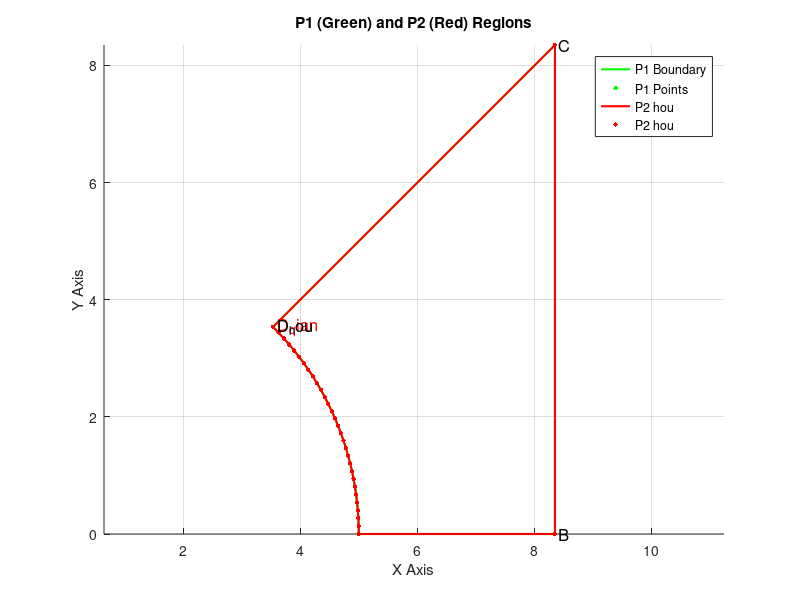

Write the MATLAB code that produced this figure. (Note: this script raises an error after producing the figure.)
clc; clear; close all;

Fina_avg=zeros(size( 0.4:0.1:1.2,2),size( 0.5:0.1:1.2,2));
% f_g1 = [0.46/0.5, 0.64/0.70,0.74/0.82,0.88/0.98,1.12/1.20]
f_g1 = 0.4:0.1:1.2;
f_01 = 0.5:0.1:1.2;
[FO,FG] = meshgrid(f_01,f_g1);
for kk=1:size(f_g1,2)
    for kj=1:size(f_01,2)
        f_g = f_g1(1,kk);
        f_0 = f_01(1,kj);
        % **Parameter Definition**
        P = 16.7;   % Structure size parameter
        D = 10;     % Diameter of the circular region
        
        % f_0 = 1;    % Maximum flow coefficient
        m = 7;      % Power exponent
        W = 0;
        R0 = D / 2;   % Initial radius
        Rnew = R0 + W;
        
        % **Create polar coordinate grid**
        theta = linspace(0, pi / 4, 50);
        r = linspace(0, P/2 * sqrt(2), 50);
        [THETA, R] = meshgrid(theta, r);
        
        % **Compute flow field**（图2需要条件这
        sec_theta = 1 ./ cos(THETA);
        f_c = f_g + (f_0 - f_g) .* (1 - ((sqrt(2) - sec_theta) / (sqrt(2) - 1)).^m);
        F = f_c .* (1 - (1 - (R - R0 - W) ./ (P / 2 .* sec_theta - R0 - W )).^m);
        F(R <= R0 + W) = 0;
        
        % **Convert to Cartesian coordinates**
        [X, Y] = pol2cart(THETA, R);
        X_data = [X(:), Y(:)];
        F_data = F(:);
        
        % **Compute P2 structured grid**
        theta_hou = atan((P/2) / (P/2 - W));
        arc_theta_hou = linspace(theta_hou, 0, 30);
        arc_theta_qian = linspace(pi/4, 0, 30);
        R_qian = R0+W;
        R_hou = R0;
        arc_x_qian = R_qian * cos(arc_theta_qian);
        arc_y_qian = R_qian * sin(arc_theta_qian);
        arc_x_hou = W + R_hou * cos(arc_theta_hou);
        arc_y_hou = R_hou * sin(arc_theta_hou);
        arc_points_hou = [arc_x_hou', arc_y_hou'];
        arc_points_qian = [arc_x_qian', arc_y_qian'];
        B = [P/2, 0];
        C = [P/2, P/2];
        D_hou = [R_hou * cos(theta_hou) + W, R_hou * sin(theta_hou)];
        D_qian = [R_qian * cos(pi/4), R_qian * sin(pi/4)];
        P1_points = [arc_points_qian; B; C; D_qian];
        P2_points = [arc_points_hou; B; C; D_hou];
        
        % **Plot P1 and P2**
        figure(1);
        hold on;
        axis equal;
        grid on;
        % **Plot P1 (Green)**
        plot(P1_points(:,1), P1_points(:,2), 'g-', 'LineWidth', 1.5);
        scatter(P1_points(:,1), P1_points(:,2), 10, 'g', 'filled');
        
        % **Plot P2 (Red)**
        plot(P2_points(:,1), P2_points(:,2), 'r-', 'LineWidth', 1.5);
        scatter(P2_points(:,1), P2_points(:,2), 10, 'r', 'filled');
        
        % **Label key points**
        text(B(1), B(2), ' B', 'FontSize', 12, 'Color', 'black');
        text(C(1), C(2), ' C', 'FontSize', 12, 'Color', 'black');
        text(D_qian(1), D_qian(2), ' D_qian', 'FontSize', 12, 'Color', 'r');
        text(D_hou(1), D_hou(2), ' D_hou', 'FontSize', 12, 'Color', 'black');
        
        xlabel('X Axis');
        ylabel('Y Axis');
        title('P1 (Green) and P2 (Red) Regions');
        legend('P1 Boundary', 'P1 Points', 'P2 hou', 'P2 hou');
        hold off;
        
        P1_area = polyarea(P1_points(:,1), P1_points(:,2));
        P2_area = polyarea(P2_points(:,1), P2_points(:,2));
        juxing_area = W * (P / 2);
        
        % **Output the areas of P1 and P2**
        fprintf('P1 structured grid area: %.4f\n', P1_area);
        fprintf('P2 structured grid area: %.4f\n', P2_area);
        fprintf('Rectangle area: %.4f\n', juxing_area);
        fprintf('Total area before interpolation: %.4f\n', juxing_area + P2_area);
        
        
        % **Create P2 structured grid**
        P2_x = linspace(min(P2_points(:,1)), max(P2_points(:,1)), 400);
        P2_y = linspace(min(P2_points(:,2)), max(P2_points(:,2)), 400);
        [P2_X, P2_Y] = meshgrid(P2_x, P2_y);
        
        [in, ~] = inpolygon(P2_X, P2_Y, P2_points(:,1), P2_points(:,2));
        P2_X(~in) = NaN;
        P2_Y(~in) = NaN;
        
        % **RBF interpolation**
        X_train = [X(:), Y(:)];
        F_train =  F_data;
        valid_idx = ~isnan(X_train(:,1)) & ~isnan(X_train(:,2));
        X_train = X_train(valid_idx, :);
        F_train = F_train(valid_idx);
        
        X_target = [P2_X(:), P2_Y(:)];
        valid_target_idx = ~isnan(X_target(:,1)) & ~isnan(X_target(:,2));
        X_target = X_target(valid_target_idx, :);
        
        D_train = pdist2(X_train, X_train);
        sigma = 0.15*median(D_train(:));
        rbf_func = @(r) exp(-(r / sigma).^2);
        Phi_train = rbf_func(D_train);
        lambda = 1e-6;
        Phi_train = Phi_train + lambda * eye(size(Phi_train));
        weights = Phi_train \ F_train;
        
        D_target = pdist2(X_target, X_train);
        Phi_target = rbf_func(D_target);
        
        F_P2_grid = NaN(size(P2_X));
        F_P2_grid(valid_target_idx) = Phi_target * weights;
        
        % **Right-side rectangular flow field `F_R`**
        Nx_R = 400; Ny_R = 400;
        x_R = linspace(P/2 , P/2+W, Nx_R);
        y_R = linspace(0, P/2, Ny_R);
        [X_R, Y_R] = meshgrid(x_R, y_R);
        
        % **Ensure valid values at P/2 in `F_P2_grid`**
        [~, idx] = min(abs(P2_X(1,:) - P/2));
        F_P2_P_boundary = F_P2_grid(:, idx);  % Directly extract values at X=P/2
        F_P2_P_boundary = fillmissing(F_P2_P_boundary, 'linear'); % Linearly fill NaN values
        
        % **Compute `F_R`, ensuring continuity at X = P/2**
        F_R = NaN(size(X_R));
        
        for i = 1:length(x_R)
            for j = 1:length(y_R)
                if X_R(j, i) == P/2
                    F_R(j, i) = F_P2_P_boundary(j); % Ensure continuity at P/2
                else
                    % **Extract boundary values from left P2 region**
                    Fy = F_P2_P_boundary(j);
                    
                    % **Apply power-law decay in the X direction**
                    Fx = (1 - ((X_R(j, i) - (P/2)) / W).^7);
                    
                    % **Final flow field computation**
                    F_R(j, i) = Fy .* Fx;
                end
            end
        end
        
        % **Merge P2 grid and right rectangular grid**
        X_combined = [P2_X, X_R];
        Y_combined = [P2_Y, Y_R];
        F_combined = [F_P2_grid, F_R];
        
        F_combined(isnan(F_combined)) = 0; % Avoid NaN affecting visualization
        
        % **Figure 1: Flow field before interpolation (Cartesian coordinates)**
        figure(2);
        surf(X, Y, F, 'EdgeColor', 'none');
        colormap('jet');
        colorbar;
        xlabel('X'); ylabel('Y'); zlabel('F');
        title('Flow field before interpolation (Cartesian coordinates)');
        
        % **Figure 2: Interpolated complete flow field**
        figure(3);
        surf(P2_X, P2_Y, F_P2_grid, 'EdgeColor', 'none');
        colormap('jet');
        colorbar;
        xlabel('X'); ylabel('Y'); zlabel('F');
        title('Interpolated flow field');
        
        % **Figure 3: Grid shape comparison before and after interpolation (Cartesian coordinates)**
        figure(4);
        hold on;
        scatter(X_data(:,1), X_data(:,2), 10, 'b', 'filled');
        scatter(P2_X(:), P2_Y(:), 10, 'r', 'filled');
        % 设置轴标签
        xlabel('\it X\rm, mm', 'FontName', 'Times New Roman', 'FontSize', 14, 'Interpreter', 'tex');
        ylabel('\it Y\rm, mm', 'FontName', 'Times New Roman', 'FontSize', 14, 'Interpreter', 'tex');
        
        % 设置 legend 并调整符号大小
        h = legend('Background Grid', 'Foreground Grid', 'Location', 'northwest');
        set(h, 'Box', 'off');
        set(h, 'FontName', 'Times New Roman');
        set(h, 'FontSize', 14);
        set(gcf, 'Renderer', 'painters'); % 使用矢量渲染
        h.ItemTokenSize = [20, 10]; % **放大 legend 符号**
        
        daspect([1 1 0.5]); % X and Y axes equal, Z scaled dynamically
        
        % **设置坐标轴格式，确保所有刻度可见**
        set(gca, 'FontSize', 14, 'FontName', 'Times New Roman');
        set(gca, 'LineWidth', 2);
        box on; % **确保所有框线显示**
        
        % **确保所有刻度都显示**
        xticks(min(X_data(:,1)):1:max(X_data(:,1))); % X 轴刻度
        yticks(min(X_data(:,2)):1:max(X_data(:,2))); % Y 轴刻度
        
        % **设置轴颜色确保所有刻度都可见**
        set(gca, 'XColor', 'k', 'YColor', 'k'); % 确保 X、Y 轴的刻度线显示
        set(gca, 'TickDir', 'in');  % 让刻度向外
        
        % 设置 x 和 y 轴范围
        xlim([0 max(X_data(:,1))]);
        ylim([0 max(X_data(:,2))]);
        
        hold off;
        
        % **Figure 4: Right-side flow field**
        figure(5);
        surf(X_R, Y_R, F_R, 'EdgeColor', 'none');
        colormap(jet);
        colorbar;
        xlabel('X'); ylabel('Y'); zlabel('F_R');
        title('Right-side flow field (Rectangular grid)');
        grid on;
        view(45, 30);
        
        % **Figure 5: Merged flow field**
        figure(6);
        surf(X_combined, Y_combined, F_combined, 'EdgeColor', 'none');
        colormap(jet);
        colorbar;
        % **Set labels with Times New Roman Italic**
        xlabel('\it X\rm, mm', 'FontName', 'Times New Roman', 'FontSize', 14, 'Interpreter', 'tex');
        ylabel('\it Y\rm, mm', 'FontName', 'Times New Roman', 'FontSize', 14, 'Interpreter', 'tex');
        zlabel('\it Z\rm, -', 'FontName', 'Times New Roman', 'FontSize', 14, 'Interpreter', 'tex');
        title('1 / 4 edge subchannel (type A)', 'FontName', 'Times New Roman', 'FontSize', 14);
        
        % **Ensure X and Y axes have equal scaling but leave Z free**
        daspect([1 1 0.5]); % X and Y axes equal, Z scaled dynamically
        
        % **Set tick intervals to 1**
        xticks(0:1:max(X_combined(:)));
        xtickangle(0);  % 让X轴刻度标签竖着显示
        yticks(min(Y_combined(:)):1:max(Y_combined(:)));
        % % zticks(min( F_final):1:max( F_final));
        xlim([0 max(X_combined(:))]);
        ylim([0 max(Y_combined(:))]);
        % zlim([0 max(F_final)]);
        % **Set grid and view**
        grid on;
        view(30, 40);
        % **设置 X, Y, Z 轴的线条更粗**
        set(gca, 'LineWidth', 2);
        set(gca, 'FontSize', 14, 'FontName', 'Times New Roman');
        
        
        
        
        
        % **Find the maximum value of F_final and its index**
        [max_F, max_idx] = max(F_combined(:)); % Find the maximum value
        max_X = X_combined(max_idx); % Get the corresponding X coordinate
        max_Y = Y_combined(max_idx); % Get the corresponding Y coordinate
        hold on;
        plot3(max_X, max_Y, max_F, 'bo', 'MarkerSize', 14, 'MarkerFaceColor', 'b'); % Mark maximum value
        text(max_X-W/2, max_Y, max_F+0.4,  sprintf('\\it f\\rm_{c}: %.2f', max_F), ...
            'FontSize', 14, 'FontName', 'Times New Roman', 'Color', 'r', 'Interpreter', 'tex');
        scatter3(P/2, 0, 0.98, 200, [0.5, 1, 1], 'filled');
        text(P/2, -2.3, 0.93+0.4,sprintf('\\it f\\rm_{g}: %.2f', 0.93), ...
            'FontSize', 14, 'FontName', 'Times New Roman', ...
            'Interpreter', 'tex', 'Color', 'r');
        
        % **Add a cylinder (fuel rod) centered at (0,0)**
        
        
        
        % **定义圆柱参数**
        x_center = W;  % 圆柱中心 x 坐标
        y_center = 0;  % 圆柱中心 y 坐标
        z_min = min(F_combined(:)); % 圆柱底部
        z_max = max(F_combined(:)); % 圆柱顶部
        radius = 5;  % 圆柱半径
        num_points = 50;  % 控制圆柱平滑度
        cyl_color = [0.8, 0.7, 1]; % **浅紫色**
        alpha_value = 0.5; % **透明度 (0=完全透明, 1=完全不透明)**
        
        % **创建圆柱的外表面**
        theta = linspace(0, pi/2, num_points);  % 角度范围 (1/4 圆柱)
        z_cyl = linspace(z_min, z_max, num_points)';  % 高度方向划分
        
        [Theta, Z_cyl] = meshgrid(theta, z_cyl);
        R = radius * ones(size(Theta));  % 设定固定半径
        
        % **转换为直角坐标**
        X_cyl = R .* cos(Theta) + x_center; % **将圆心放置在 (W, 0)**
        Y_cyl = R .* sin(Theta) + y_center;
        
        hold on;
        
        % **绘制 1/4 透明圆柱**
        surf(X_cyl, Y_cyl, Z_cyl, 'FaceColor', cyl_color, 'EdgeColor', 'none', 'FaceAlpha', alpha_value);
        
        % **封闭底部（1/4圆形，透明）**
        theta_bottom = linspace(0, pi/2, num_points);  % 1/4 圆的角度
        X_bottom = radius * cos(theta_bottom) + x_center; % **调整 X 坐标**
        Y_bottom = radius * sin(theta_bottom) + y_center;
        Z_bottom = z_min * ones(size(X_bottom));  % 设置底部Z值
        fill3([x_center X_bottom], [y_center Y_bottom], [z_min Z_bottom], cyl_color, 'EdgeColor', 'none', 'FaceAlpha', alpha_value); % 底部透明封闭
        
        % **封闭顶部（1/4圆形，透明）**
        Z_top = z_max * ones(size(X_bottom));  % 设置顶部Z值
        fill3([x_center X_bottom], [y_center Y_bottom], [z_max Z_top], cyl_color, 'EdgeColor', 'none', 'FaceAlpha', alpha_value); % 顶部透明封闭
        
        % **在圆柱顶面中心添加 "rod" 文字**
        text(x_center + radius/2, y_center + radius/2, z_max+ 0.2, 'Fuel rod', ...
            'FontSize', 14, 'FontName', 'Times New Roman', 'Color', 'r', ...
            'HorizontalAlignment', 'center');
        % set(gcf, 'Renderer', 'painters'); % 使用矢量渲染
        % print('-clipboard', '-dmeta');     % 复制到剪贴板为矢量格式
        hold off;
        
        
        
        % **Compute grid spacing in X and Y directions**
        dx = diff(X_combined, 1, 2); % X (size: rows, cols-1)
        dy = diff(Y_combined, 1, 1); % Y (size: rows-1, cols)
        
        % **Ensure dx and dy do not contain NaN values**
        dx(isnan(dx)) = 0;
        dy(isnan(dy)) = 0;
        
        % **Compute the area of grid cells**
        dx_avg = 0.5 * (dx(1:end-1, :) + dx(2:end, :));
        dy_avg = 0.5 * (dy(:, 1:end-1) + dy(:, 2:end));
        
        % **Ensure area calculation does not contain NaN values**
        cell_area = dx_avg .* dy_avg;
        cell_area(isnan(cell_area)) = 0; % Avoid NaN affecting the calculation
        
        % **Debugging: Print the minimum and maximum grid cell area**
        fprintf('Debug Info: Minimum computed grid cell area: %.4f, Maximum computed grid cell area: %.4f\n', min(cell_area(:)), max(cell_area(:)));
        
        % **Filter valid regions of F_combined (remove NaN values)**
        valid_mask = ~isnan(F_combined(2:end, 2:end));
        
        % **Ensure NaN regions do not affect the calculation**
        cell_area(~valid_mask) = 0;
        F_valid = F_combined(2:end, 2:end);
        F_valid(~valid_mask) = 0;
        
        % **Compute the actual 2D flow field area**
        actual_area = sum(cell_area(:));
        
        % **Prevent division by zero**
        if actual_area == 0
            area_weighted_avg = NaN;
        else
            area_weighted_avg = sum(F_valid(:) .* cell_area(:)) / actual_area;
        end
        
        % **Final output**
        Paranjape=0.68*f_0+0.22*f_g;
        fprintf('Interpolated flow field area (2D calculation): %.4f\n', actual_area);
        fprintf('Flow field area weighted average: %.4f\n', area_weighted_avg);
        fprintf('Paranjape area weighted average flow field value: %.4f\n', Paranjape);
        
        
        
        
        % **RBF 训练效果评估**
        % **拆分数据集**
        num_samples = size(X_train, 1);
        rand_indices = randperm(num_samples);  % 随机打乱索引
        train_size = round(0.8 * num_samples); % 80% 训练，20% 测试
        
        train_indices = rand_indices(1:train_size);
        test_indices = rand_indices(train_size+1:end);
        
        X_train_sub = X_train(train_indices, :);
        F_train_sub = F_train(train_indices);
        
        X_test = X_train(test_indices, :);
        F_test = F_train(test_indices);
        
        % **重新计算 RBF 权重 (仅使用 80% 训练数据)**
        D_train = pdist2(X_train_sub, X_train_sub);
        sigma = 0.15 * median(D_train(:));  % 计算 sigma
        rbf_func = @(r) exp(-(r / sigma).^2);
        Phi_train = rbf_func(D_train);
        lambda = 1e-6;
        Phi_train = Phi_train + lambda * eye(size(Phi_train));
        weights = Phi_train \ F_train_sub;
        
        % **对测试数据集进行预测**
        D_test = pdist2(X_test, X_train_sub);
        Phi_test = rbf_func(D_test);
        F_pred = Phi_test * weights; % 预测流场值
        
        % **计算误差**
        mse = mean((F_test - F_pred).^2);  % 均方误差 (MSE)
        rmse = sqrt(mse);  % 均方根误差 (RMSE)
        ss_total = sum((F_test - mean(F_test)).^2);  % 总体平方和
        ss_residual = sum((F_test - F_pred).^2);  % 残差平方和
        r2 = 1 - (ss_residual / ss_total);  % R²（决定系数）
        
        % **输出误差指标**
        fprintf('RBF 训练效果评估:\n');
        fprintf('均方误差 (MSE): %.6f\n', mse);
        fprintf('均方根误差 (RMSE): %.6f\n', rmse);
        fprintf('决定系数 (R²): %.4f\n', r2);
        
        % **绘制预测值与真实值的对比**
        % 归一化 F_test 和 F_pred（Min-Max 归一化）
        F_test_norm = (F_test - min(F_test)) / (max(F_test) - min(F_test));
        F_pred_norm = (F_pred - min(F_test)) / (max(F_test) - min(F_test));
        
        figure(8);
        scatter(F_test_norm, F_pred_norm, 30, 'b', 'filled'); hold on;
        plot([min(F_test_norm), max(F_test_norm)], [min(F_test_norm), max(F_test_norm)], 'r--', 'LineWidth', 1.5);
        title('80% for training, 20% for predicting');
        
        % 设置轴标签
        xlabel('\it F\rm_{test}, -', 'FontName', 'Times New Roman', 'FontSize', 14, 'Interpreter', 'tex');
        ylabel('\it F\rm_{pred}, -', 'FontName', 'Times New Roman', 'FontSize', 14, 'Interpreter', 'tex');
        
        % 设置 legend 并调整符号大小
        h = legend('Predicted values', 'True values', 'Location', 'northwest');
        set(h, 'Box', 'off');
        set(h, 'FontName', 'Times New Roman');
        set(h, 'FontSize', 14);
        set(gcf, 'Renderer', 'painters'); % 使用矢量渲染
        h.ItemTokenSize = [20, 10]; % **放大 legend 符号**
        
        daspect([1 1 0.5]); % X and Y axes equal, Z scaled dynamically
        
        % **设置坐标轴格式，确保所有刻度可见**
        set(gca, 'FontSize', 14, 'FontName', 'Times New Roman');
        set(gca, 'LineWidth', 2);
        box on; % **确保所有框线显示**
        
        % **确保所有刻度都显示**
        xticks(min(F_test_norm):0.2:max(F_test_norm)); % X 轴刻度
        yticks(min(F_test_norm):0.2:max(F_test_norm)); % Y 轴刻度
        
        % **设置轴颜色确保所有刻度都可见**
        set(gca, 'XColor', 'k', 'YColor', 'k'); % 确保 X、Y 轴的刻度线显示
        set(gca, 'TickDir', 'in');  % 让刻度向内
        
        % 设置 x 和 y 轴范围
        xlim([0 1]);
        ylim([0 1]);
        
        % 找到图的中心
        x_center = (min(F_test_norm) + max(F_test_norm)) / 2;
        y_center = (min(F_pred_norm) + max(F_pred_norm)) / 2;
        
        % 计算新的 R²、MSE 和 RMSE
        r2_norm = 1 - sum((F_test_norm - F_pred_norm).^2) / sum((F_test_norm - mean(F_test_norm)).^2);
        mse_norm = mean((F_test_norm - F_pred_norm).^2);
        rmse_norm = sqrt(mse_norm);
        
        % 在图中间标注 R² 值
        text(x_center-0.2, y_center+0.1, sprintf('R^{2} = %.3f\nMSE = %.3f\nRMSE = %.3f', r2_norm, mse_norm, rmse_norm), ...
            'FontSize', 14, 'FontWeight', 'bold', 'FontName', 'Times New Roman', ...
            'HorizontalAlignment', 'center', 'BackgroundColor', 'w','color','r');
        
        hold off;
        fprintf('Min/Max of F_test (normalized): %.4f / %.4f\n', min(F_test_norm), max(F_test_norm));
        fprintf('Min/Max of F_pred (normalized): %.4f / %.4f\n', min(F_pred_norm), max(F_pred_norm));
        Fina_avg(kk,kj)=area_weighted_avg ;
    end
end

save('Data_central.mat','FO','FG','Fina_avg')
